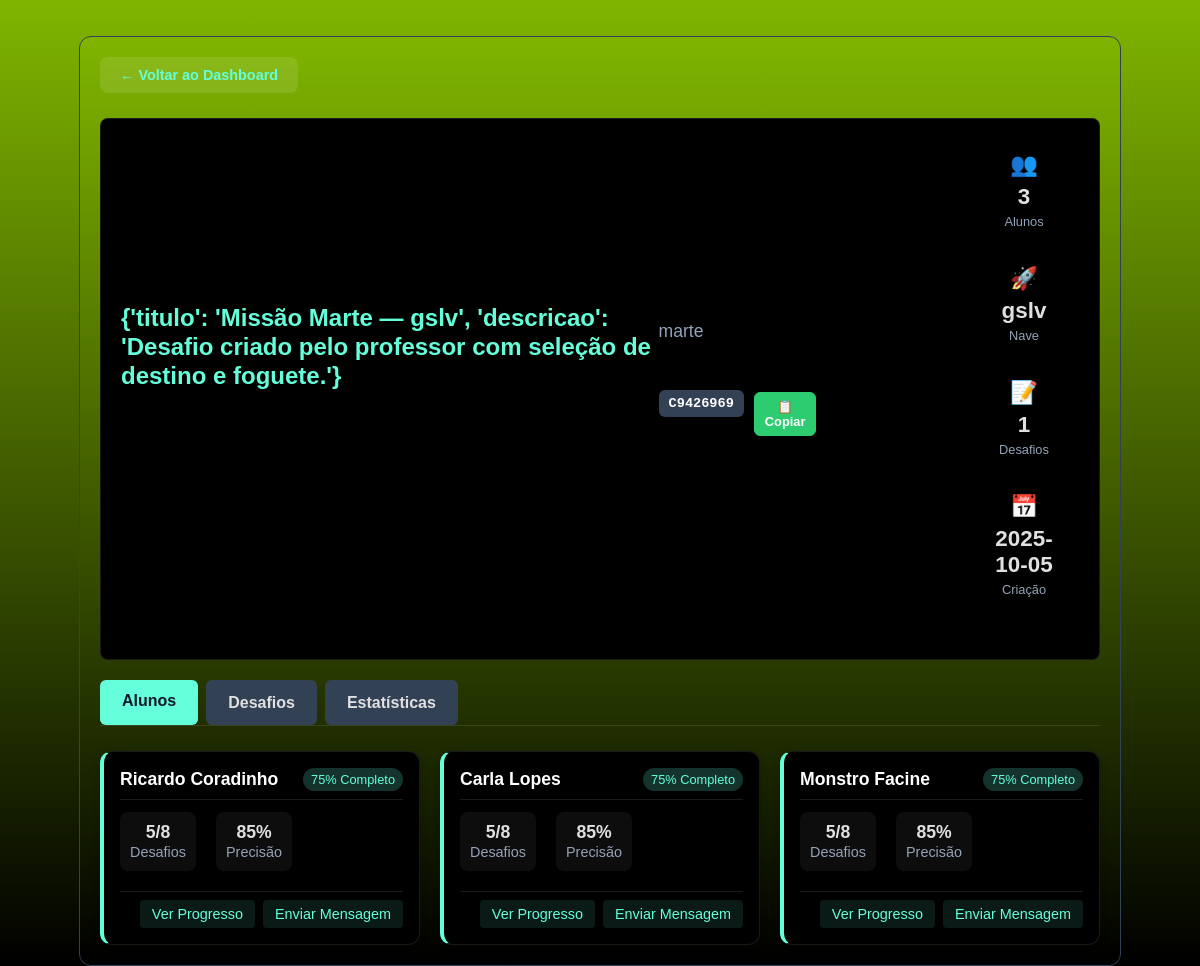
Screenshot of /professor/sala/C9426969 with the database file from the repository.
### tables this page shows
CREATE TABLE salas_virtuais (
                    id INTEGER PRIMARY KEY AUTOINCREMENT,
                    codigo_sala TEXT UNIQUE NOT NULL,
                    professor_id INTEGER NOT NULL,
                    nome_sala TEXT NOT NULL,
                    destino TEXT NOT NULL,
                    nave_id TEXT NOT NULL,
                    desafios_json TEXT NOT NULL,
                    ativa BOOLEAN DEFAULT 1,
                    data_criacao DATETIME DEFAULT CURRENT_TIMESTAMP,
                    data_expiracao DATETIME, desafio_selecionado_index INTEGER,
                    FOREIGN KEY (professor_id) REFERENCES professores (id)
                );

CREATE TABLE alunos (
                    id INTEGER PRIMARY KEY AUTOINCREMENT,
                    sala_id INTEGER NOT NULL,
                    nome TEXT NOT NULL,
                    email TEXT,
                    progresso_json TEXT,
                    data_ingresso DATETIME DEFAULT CURRENT_TIMESTAMP, excluir_ranking INTEGER DEFAULT 0,
                    FOREIGN KEY (sala_id) REFERENCES salas_virtuais (id)
                );

### routes/professor.py (the view)
@professor_bp.route('/sala/<codigo_sala>', endpoint='professor_sala_detalhes')
def sala_detalhes(codigo_sala):
    print(f'Função sala_detalhes chamada para código: {codigo_sala}')  # Print de depuração
    sala_db = db_manager.buscar_sala_por_codigo_any(codigo_sala)
    if sala_db:
        try:
            alunos = db_manager.buscar_alunos_por_sala(sala_db['id'])
        except Exception:
            alunos = []
        for aluno in alunos:
            base = url_for('aluno.aluno_login', codigo_sala=codigo_sala, _external=True)
            try:
                from urllib.parse import urlencode
                aluno['acesso_url'] = f"{base}?" + urlencode({'nome': aluno.get('nome', '')})
            except Exception:
                aluno['acesso_url'] = base
        try:
            desafios = json.loads(sala_db.get('desafios_json') or '[]')
        except Exception:
            desafios = []
        sala_view = {
            'codigo_sala': sala_db.get('codigo_sala'),
            'nome_sala': sala_db.get('nome_sala'),
            'destino': sala_db.get('destino'),
            'nave_id': sala_db.get('nave_id'),
            'data_criacao': sala_db.get('data_criacao'),
            'ativa': sala_db.get('ativa'),
            'alunos': alunos,
            'desafios': desafios
        }
        return render_template('professor_sala_detalhes.html', sala=sala_view, alunos=alunos)
    return "Sala não encontrada", 404

### services/db.py (called while the page is built)
    def buscar_sala_por_codigo_any(self, codigo_sala):
        with sqlite3.connect(self.db_path) as conn:
            cursor = conn.cursor()
            cursor.execute('''
                SELECT s.*, p.nome as professor_nome
                FROM salas_virtuais s
                LEFT JOIN professores p ON s.professor_id = p.id
                WHERE UPPER(s.codigo_sala) = UPPER(?)
            ''', (codigo_sala,))
            sala = cursor.fetchone()
            if sala:
                columns = [description[0] for description in cursor.description]
                return dict(zip(columns, sala))
            return None

    def buscar_alunos_por_sala(self, sala_id):
        with sqlite3.connect(self.db_path) as conn:
            cursor = conn.cursor()
            cursor.execute('''
                SELECT id, nome, email, progresso_json, data_ingresso
                FROM alunos
                WHERE sala_id = ?
                ORDER BY data_ingresso DESC
            ''', (sala_id,))
            alunos = cursor.fetchall()
            columns = [description[0] for description in cursor.description]
            return [dict(zip(columns, aluno)) for aluno in alunos]

### templates/professor_sala_detalhes.html (shortened to what this page needs)
<!DOCTYPE html>
<html lang="pt-br">
<head>
    <link rel="stylesheet" href="{{ url_for('static', filename='css/style.css') }}">
    <link rel="stylesheet" href="{{ url_for('static', filename='css/detalhes.css') }}">
</head>
<body class="conteudo-centralizado">
    <div class="main-container">
        <a href="{{ url_for('professor.professor_dashboard') }}" class="back-btn">
            &larr; Voltar ao Dashboard
        </a>
        <header class="room-header">
        <div>
            <div class="challenge-title-section">
                <h1 class="challenge-title">
                    {% if sala.desafios %}
                        {{ sala.desafios[0] }}
                    {% else %}
                        Desafio CosmoCasa
                    {% endif %}
                </h1>
                <div class="room-subtitle">
                    <span class="room-destination">{{ sala.destino }}</span>
                    <div class="room-code-section">
                        <div class="room-code-display" id="share-code">{{ sala.codigo_sala }}</div>
                        <button class="share-btn" onclick="copiarCodigo()">
                            &#x1F4CB; Copiar
                        </button>
                        </div>
                    </div>
                </div>
            </div>
            <div class="room-info-grid">
                <div class="info-card">
                    <div class="info-icon">&#x1F465;</div>
                    <span class="info-number">{{ sala.alunos|length }}</span>
                    <span class="info-label">Alunos</span>
                </div>
                <div class="info-card">
                    <div class="info-icon">&#x1F680;</div>
                    <span class="info-number">{{ sala.nave_id }}</span>
                    <span class="info-label">Nave</span>
                </div>
                <div class="info-card">
                    <div class="info-icon">&#x1F4DD;</div>
                    <span class="info-number">{{ sala.desafios|length }}</span>
                    <span class="info-label">Desafios</span>
                </div>
                <div class="info-card">
                    <div class="info-icon">&#x1F4C5;</div>
                    <span class="info-number">{{ sala.data_criacao[:10] }}</span>
                    <span class="info-label">Criação</span>
                </div>
            </div>
        </header>
        <div class="tabs">
            <button class="tab active" onclick="showTab('alunos')">Alunos</button>
            <button class="tab" onclick="showTab('desafios')">Desafios</button>
            <button class="tab" onclick="showTab('estatisticas')">Estatísticas</button>
        </div>
        <div id="tab-alunos" class="tab-content active">
            {% if sala.alunos %}
                <div class="card-grid">
                    {% for aluno in sala.alunos %}
                        <div class="card student-card">
                            <div class="card-header">
                                <h3 class="card-title">{{ aluno.nome }}</h3>
                                <span class="card-badge">75% Completo</span>
                            </div>
                            <div class="card-content">
                                <div class="student-stats">
                                    <div class="student-stat">
                                        <span class="stat-value">5/8</span>
                                        <span class="stat-label">Desafios</span>
                                    </div>
                                    <div class="student-stat">
                                        <span class="stat-value">85%</span>
                                        <span class="stat-label">Precisão</span>
                                    </div>
                                </div>
                            </div>
                            <div class="card-footer">
                                <button class="card-btn">Ver Progresso</button>
                                <button class="card-btn">Enviar Mensagem</button>
                            </div>
                        </div>
                    {% endfor %}
                </div>
            {% else %}
                <div class="empty-state">
                    <div class="empty-icon">&#x1F465;</div>
                    <h3>Nenhum aluno matriculado</h3>
                    <p>Compartilhe o código da sala para que seus alunos possam entrar.</p>
                </div>
            {% endif %}
        </div>
    </div>
</body>
</html>

### static/css/style.css (style rules this page uses)
body { background: linear-gradient(180deg, #7FB500 0%, #000 100%); background-repeat: no-repeat; background-attachment: fixed; background-size: cover; color: white; font-family: 'Gotham Book', Arial, sans-serif; display: flex; justify-content: center; align-items: center; height: 100vh; margin: 0; }
html, body { min-height: 100%; }
body.conteudo-centralizado { display: flex; flex-direction: column; align-items: center; justify-content: flex-start; min-height: 100vh; padding-top: 16px; }
h1, h2, h3 { font-size: 2em; font-family: 'Korataki', Arial, sans-serif; color: #ffffff; }
:root { --btn-green: #2ecc71; --btn-text: #ffffff; --btn-hover-bg: #ffffff; --btn-hover-text: #000000; }
.botao, .action-btn, .share-btn { background-color: var(--btn-green); color: var(--btn-text); border: 1px solid var(--btn-green); }
.room-header { display: flex; justify-content: space-between; align-items: center; margin-bottom: 20px; }
.stat-label { color: #ccc; font-size: 14px; }
.share-btn { background: rgba(255, 193, 7, 0.2); color: #ffc107; }
.back-btn { background: rgba(255, 255, 255, 0.1); color: white; padding: 10px 20px; border: none; border-radius: 8px; cursor: pointer; margin-bottom: 20px; text-decoration: none; display: inline-block; }
.room-header { background: linear-gradient(135deg, #1a1a2e 0%, #16213e 100%); padding: 30px; border-radius: 15px; margin-bottom: 30px; border: 1px solid rgba(255, 255, 255, 0.1); }
.room-code-display { background: rgba(100, 255, 218, 0.2); color: #64ffda; padding: 10px 20px; border-radius: 20px; font-weight: bold; font-size: 16px; display: inline-block; margin-bottom: 20px; }
.room-info-grid { display: grid; grid-template-columns: repeat(auto-fit, minmax(250px, 1fr)); gap: 20px; margin-bottom: 30px; }
.info-card { background: rgba(255, 255, 255, 0.05); padding: 20px; border-radius: 10px; text-align: center; }
.info-icon { font-size: 32px; margin-bottom: 15px; color: #64ffda; }
.info-number { color: #64ffda; font-size: 28px; font-weight: bold; display: block; margin-bottom: 5px; }
.info-label { color: #ccc; font-size: 14px; }
.tabs { display: flex; margin-bottom: 20px; border-bottom: 1px solid rgba(255, 255, 255, 0.1); }
.tab { padding: 15px 30px; background: transparent; color: #ccc; border: none; cursor: pointer; font-size: 16px; transition: all 0.3s; }
.tab.active { color: #64ffda; border-bottom: 3px solid #64ffda; }
.tab-content { display: none; }
.tab-content.active { display: block; }
.student-card { background: linear-gradient(135deg, #1a1a2e 0%, #16213e 100%); padding: 20px; border-radius: 15px; border: 1px solid rgba(255, 255, 255, 0.1); }
.student-stats { display: grid; grid-template-columns: 1fr 1fr; gap: 15px; margin-bottom: 15px; }
.student-stat { text-align: center; padding: 10px; background: rgba(255, 255, 255, 0.05); border-radius: 8px; }
.stat-value { color: #64ffda; font-weight: bold; display: block; }
.stat-label { color: #ccc; font-size: 12px; }
.challenge-title { color: white; font-weight: bold; margin-bottom: 10px; }

### templates/professor_sala_detalhes.html (style rules this page uses)
.card-grid { display: grid; grid-template-columns: repeat(auto-fill, minmax(280px, 1fr)); gap: 20px; margin-top: 20px; }
.card { background: #000; border-radius: 12px; padding: 16px; box-shadow: 0 4px 8px rgba(0, 0, 0, 0.2); transition: transform 0.2s, box-shadow 0.2s; border-left: 4px solid #64ffda; }
.card-header { display: flex; justify-content: space-between; align-items: center; margin-bottom: 12px; border-bottom: 1px solid rgba(255, 255, 255, 0.1); padding-bottom: 8px; }
.card-title { font-size: 1.1rem; font-weight: bold; color: #fff; margin: 0; }
.card-badge { background: rgba(100, 255, 218, 0.2); color: #64ffda; padding: 4px 8px; border-radius: 12px; font-size: 0.8rem; }
.card-content { color: #fff; }
.card-footer { display: flex; justify-content: flex-end; margin-top: 12px; padding-top: 8px; border-top: 1px solid rgba(255, 255, 255, 0.1); }
.card-btn { background: rgba(100, 255, 218, 0.1); color: #64ffda; border: none; padding: 6px 12px; border-radius: 4px; cursor: pointer; font-size: 0.9rem; transition: background 0.2s; margin-left: 8px; }

### rows the page displays
salas_virtuais: destino "marte", codigo_sala "C9426969", nave_id "gslv", data_criacao "2025-10-05"
alunos: nome "Ricardo Coradinho"
alunos: nome "Carla Lopes"
alunos: nome "Monstro Facine"

### other values shown
{{ sala.desafios[0] }} "{'titulo': 'Missão Marte — gslv', 'descricao': 'Desafio criado pelo professor com seleção de destino e foguete.'}"
{{ sala.alunos|length }} "3"
{{ sala.desafios|length }} "1"
